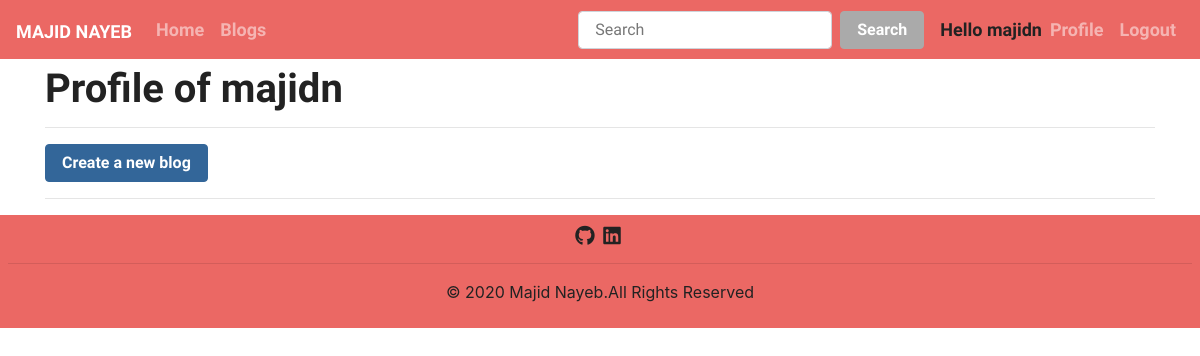
Page /profile/ (signed in) on the earlier database version.
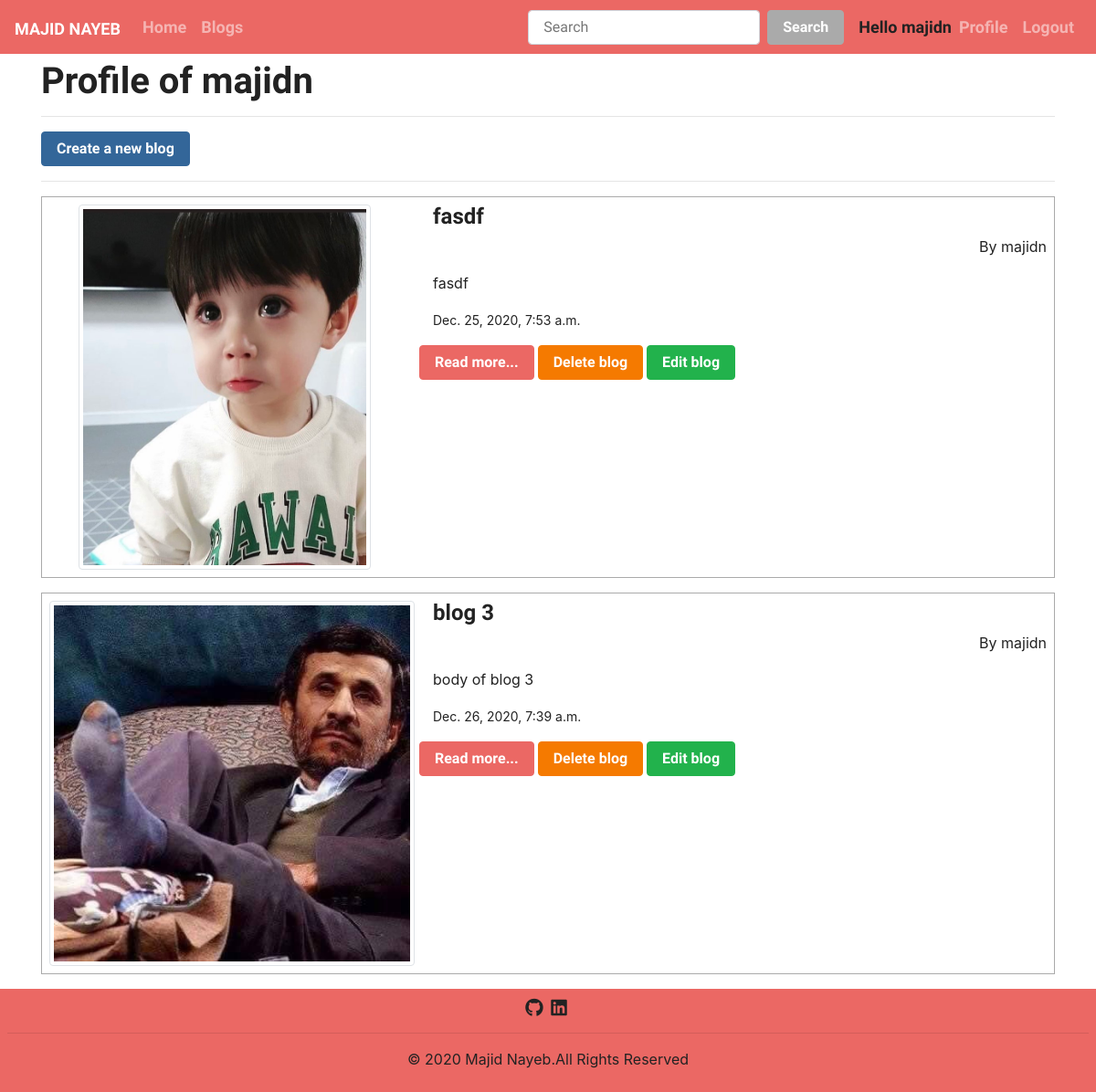
Same page on the later database version.
### blog/models.py (models this page shows, shortened)
class Blogs(models.Model):
    title = models.CharField(max_length=200)
    time = models.DateTimeField(auto_now_add=True)
    body = models.TextField()
    image = models.ImageField(blank=False, upload_to='blogs/images/')
    user = models.ForeignKey(User, on_delete=models.CASCADE)

### blog/views.py (the view)
# urls.py: path('profile/', views.profile, name='profile'),
def profile(request):
    userblogs = Blogs.objects.filter(user=request.user)
    return render(request, 'blog/profile.html', {'userblogs': userblogs, 'form': BlogForm()})

### blog/form.py
class BlogForm(ModelForm):
    class Meta:
        model = Blogs
        fields = ['title' , 'body' , 'image']

### blog/templates/blog/profile.html (shortened to what this page needs)
{% extends 'blog/base.html' %} {% block content %}
<div class="container">
  <h1 class="mt-2">Profile of {{user.username}}</h1>
  <hr />
  <a href="{% url 'createblog' %}" class="btn btn-info">Create a new blog</a>
  <hr />
  {% for blog in userblogs %}
  <div class="well p-2 mb-3 border border-secondary">
    <div class="media">
      <a class="pull-left" href="{{ blog.image.url }}">
        <div class="img-cover">
          <img
            class="media-object mr-3 img-thumbnail"
            src="{{ blog.image.url }}"
          />
        </div>
      </a>
      <div class="media-body">
        <h4 class="media-heading">{{blog.title}}</h4>
        <p class="text-right">By {{blog.user}}</p>
        <p>{{blog.body}}</p>
        <ul class="list-inline list-unstyled">
          <li>
            <small
              > {{blog.time}}</small
            >
          </li>
        </ul>
        <div class="row">
          <a href="{% url 'viewblog' blog.id %}" class="btn btn-primary mr-1">Read more...</a>
          <a
            href="#"
            class="btn btn-danger mr-1"
            data-toggle="modal"
            data-target="#deleteModal"
            >Delete blog</a
          >
          <a href="#" data-toggle="modal"
          data-target="#editModal" class="btn btn-success">Edit blog</a>
        </div>
      </div>
    </div>
  </div>
  {% endfor %}
</div>
{% endblock %}

Differences in the rows shown:
added Blogs: image (picture), title "fasdf", user "majidn", body "fasdf", time "Dec. 25, 2020, 7:53 a.m."
added Blogs: image (picture), title "blog 3", user "majidn", body "body of blog 3", time "Dec. 26, 2020, 7:39 a.m."
